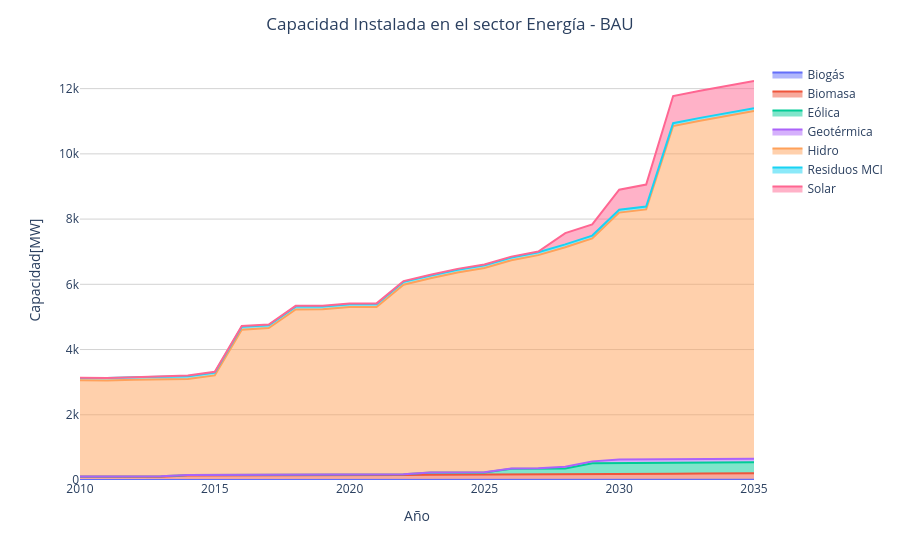
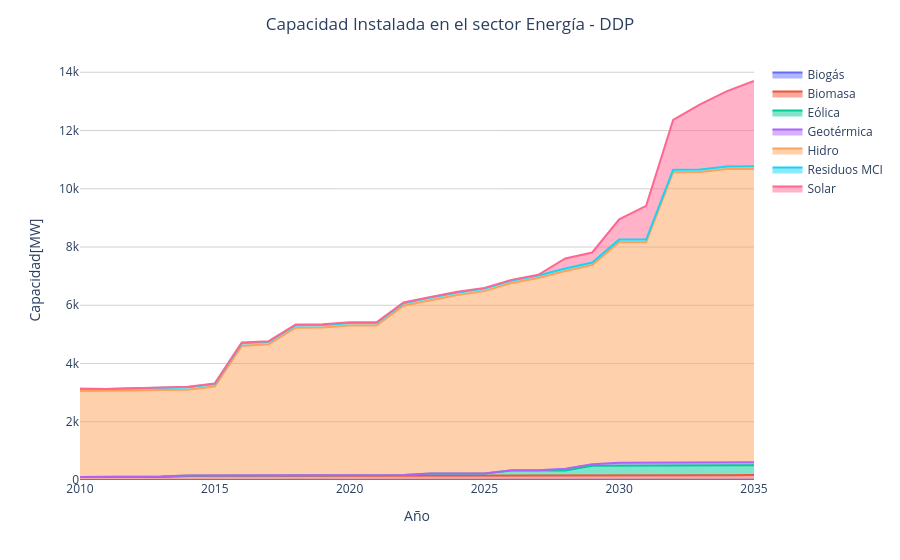
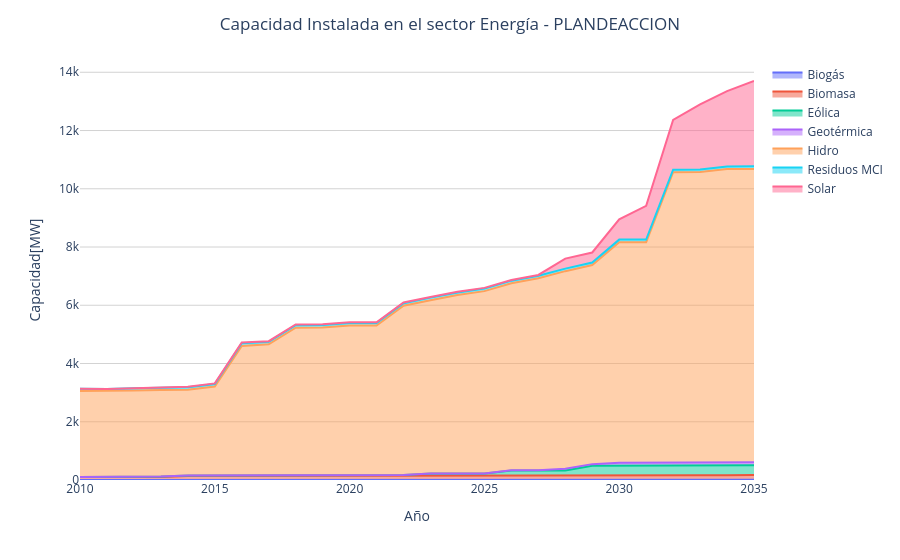

The cell these charts' notebook holds for them, in order:
### Code cell
for scenario in scenarios:
    draw_area_installed_capacity_chart(scenario)

### Figure 1 — Plotly figure (JSON) as saved in the notebook; plotly's stock layout.template omitted (floating-point values rounded to 4 significant figures)
{"data": [{"fillpattern": {"shape": ""}, "hovertemplate": "\n    <span>Año:</span> <b>%{x}</b>\n    <span>Capacidad:</span> <b>%{y:.3f}</b>\n    ", "legendgroup": "Biogás", "line": {"color": "#636efa"}, "marker": {"symbol": "circle"}, "mode": "lines", "name": "Biogás", "orientation": "v", "showlegend": true, "stackgroup": "1", "type": "scatter", "x": [2010, 2011, 2012, 2013, 2014, 2015, 2016, 2017, 2018, 2019, 2020, 2021, 2022, 2023, 2024, 2025, 2026, 2027, 2028, 2029, 2030, 2031, 2032, 2033, 2034, 2035], "xaxis": "x", "y": [0.0, 0.0, 0.0, 0.0, 0.0, 0.0, 1.8, 6.5, 7.3, 7.3, 7.3, 8.239, 8.239, 8.239, 8.239, 8.239, 8.239, 8.239, 8.239, 8.239, 8.239, 8.256, 8.487, 8.732, 8.963, 9.172], "yaxis": "y"}, {"fillpattern": {"shape": ""}, "hovertemplate": "\n    <span>Año:</span> <b>%{x}</b>\n    <span>Capacidad:</span> <b>%{y:.3f}</b>\n    ", "legendgroup": "Biomasa", "line": {"color": "#EF553B"}, "marker": {"symbol": "circle"}, "mode": "lines", "name": "Biomasa", "orientation": "v", "showlegend": true, "stackgroup": "1", "type": "scatter", "x": [2010, 2011, 2012, 2013, 2014, 2015, 2016, 2017, 2018, 2019, 2020, 2021, 2022, 2023, 2024, 2025, 2026, 2027, 2028, 2029, 2030, 2031, 2032, 2033, 2034, 2035], "xaxis": "x", "y": [102.3, 102.3, 102.3, 102.3, 137.4, 137.4, 137.4, 137.4, 145.3, 145.3, 145.3, 145.3, 148.8, 153.5, 154.6, 158.8, 163.0, 168.0, 168.0, 171.6, 176.3, 179.4, 184.4, 189.7, 194.7, 199.2], "yaxis": "y"}, {"fillpattern": {"shape": ""}, "hovertemplate": "\n    <span>Año:</span> <b>%{x}</b>\n    <span>Capacidad:</span> <b>%{y:.3f}</b>\n    ", "legendgroup": "Eólica", "line": {"color": "#00cc96"}, "marker": {"symbol": "circle"}, "mode": "lines", "name": "Eólica", "orientation": "v", "showlegend": true, "stackgroup": "1", "type": "scatter", "x": [2010, 2011, 2012, 2013, 2014, 2015, 2016, 2017, 2018, 2019, 2020, 2021, 2022, 2023, 2024, 2025, 2026, 2027, 2028, 2029, 2030, 2031, 2032, 2033, 2034, 2035], "xaxis": "x", "y": [1.9, 1.9, 1.9, 15.3, 16.5, 16.5, 16.5, 16.5, 16.5, 16.5, 16.5, 16.5, 16.5, 66.5, 66.5, 66.5, 176.5, 176.5, 176.5, 336.5, 336.5, 336.5, 336.5, 336.5, 336.5, 336.5], "yaxis": "y"}, {"fillpattern": {"shape": ""}, "hovertemplate": "\n    <span>Año:</span> <b>%{x}</b>\n    <span>Capacidad:</span> <b>%{y:.3f}</b>\n    ", "legendgroup": "Geotérmica", "line": {"color": "#ab63fa"}, "marker": {"symbol": "circle"}, "mode": "lines", "name": "Geotérmica", "orientation": "v", "showlegend": true, "stackgroup": "1", "type": "scatter", "x": [2010, 2011, 2012, 2013, 2014, 2015, 2016, 2017, 2018, 2019, 2020, 2021, 2022, 2023, 2024, 2025, 2026, 2027, 2028, 2029, 2030, 2031, 2032, 2033, 2034, 2035], "xaxis": "x", "y": [0.0, 0.0, 0.0, 0.0, 0.0, 0.0, 0.0, 0.0, 0.0, 0.0, 0.0, 0.0, 0.0, 0.0, 0.0, 5.0, 5.0, 5.0, 55.0, 55.0, 105.0, 105.0, 105.0, 105.0, 105.0, 105.0], "yaxis": "y"}, {"fillpattern": {"shape": ""}, "hovertemplate": "\n    <span>Año:</span> <b>%{x}</b>\n    <span>Capacidad:</span> <b>%{y:.3f}</b>\n    ", "legendgroup": "Hidro", "line": {"color": "#FFA15A"}, "marker": {"symbol": "circle"}, "mode": "lines", "name": "Hidro", "orientation": "v", "showlegend": true, "stackgroup": "1", "type": "scatter", "x": [2010, 2011, 2012, 2013, 2014, 2015, 2016, 2017, 2018, 2019, 2020, 2021, 2022, 2023, 2024, 2025, 2026, 2027, 2028, 2029, 2030, 2031, 2032, 2033, 2034, 2035], "xaxis": "x", "y": [2954.0, 2949.0, 2969.0, 2970.0, 2944.0, 3054.0, 4450.0, 4497.0, 5060.0, 5065.0, 5134.0, 5134.0, 5815.0, 5955.0, 6133.0, 6260.0, 6385.0, 6538.0, 6730.0, 6836.0, 7573.0, 7667.0, 10220.0, 10380.0, 10530.0, 10660.0], "yaxis": "y"}, {"fillpattern": {"shape": ""}, "hovertemplate": "\n    <span>Año:</span> <b>%{x}</b>\n    <span>Capacidad:</span> <b>%{y:.3f}</b>\n    ", "legendgroup": "Residuos MCI", "line": {"color": "#19d3f3"}, "marker": {"symbol": "circle"}, "mode": "lines", "name": "Residuos MCI", "orientation": "v", "showlegend": true, "stackgroup": "1", "type": "scatter", "x": [2010, 2011, 2012, 2013, 2014, 2015, 2016, 2017, 2018, 2019, 2020, 2021, 2022, 2023, 2024, 2025, 2026, 2027, 2028, 2029, 2030, 2031, 2032, 2033, 2034, 2035], "xaxis": "x", "y": [71.2, 72.5, 78.7, 79.2, 83.9, 86.8, 91.4, 85.0, 86.6, 86.6, 86.6, 86.6, 86.6, 86.6, 86.6, 86.6, 86.6, 86.6, 86.6, 86.6, 86.6, 86.6, 86.6, 86.6, 86.6, 86.6], "yaxis": "y"}, {"fillpattern": {"shape": ""}, "hovertemplate": "\n    <span>Año:</span> <b>%{x}</b>\n    <span>Capacidad:</span> <b>%{y:.3f}</b>\n    ", "legendgroup": "Solar", "line": {"color": "#FF6692"}, "marker": {"symbol": "circle"}, "mode": "lines", "name": "Solar", "orientation": "v", "showlegend": true, "stackgroup": "1", "type": "scatter", "x": [2010, 2011, 2012, 2013, 2014, 2015, 2016, 2017, 2018, 2019, 2020, 2021, 2022, 2023, 2024, 2025, 2026, 2027, 2028, 2029, 2030, 2031, 2032, 2033, 2034, 2035], "xaxis": "x", "y": [2.1, 2.1, 2.1, 17.2, 23.2, 22.5, 23.3, 23.3, 24.5, 24.5, 24.5, 24.5, 24.5, 24.5, 24.5, 24.5, 24.5, 24.5, 344.5, 344.5, 614.5, 674.5, 834.5, 834.5, 834.5, 834.5], "yaxis": "y"}], "layout": {"legend": {"title": {"text": ""}, "tracegroupgap": 0}, "margin": {"t": 60}, "plot_bgcolor": "white", "title": {"text": "Capacidad Instalada en el sector Energía - BAU", "x": 0.5}, "xaxis": {"anchor": "y", "domain": [0, 1], "title": {"text": "Año"}}, "yaxis": {"anchor": "x", "domain": [0, 1], "gridcolor": "lightgrey", "mirror": true, "showline": false, "title": {"text": "Capacidad[MW]"}}}}

### Figure 2 — Plotly figure (JSON) as saved in the notebook; plotly's stock layout.template omitted (floating-point values rounded to 4 significant figures)
{"data": [{"fillpattern": {"shape": ""}, "hovertemplate": "\n    <span>Año:</span> <b>%{x}</b>\n    <span>Capacidad:</span> <b>%{y:.3f}</b>\n    ", "legendgroup": "Biogás", "line": {"color": "#636efa"}, "marker": {"symbol": "circle"}, "mode": "lines", "name": "Biogás", "orientation": "v", "showlegend": true, "stackgroup": "1", "type": "scatter", "x": [2010, 2011, 2012, 2013, 2014, 2015, 2016, 2017, 2018, 2019, 2020, 2021, 2022, 2023, 2024, 2025, 2026, 2027, 2028, 2029, 2030, 2031, 2032, 2033, 2034, 2035], "xaxis": "x", "y": [0.0, 0.0, 0.0, 0.0, 0.0, 0.0, 1.8, 6.5, 7.3, 7.3, 7.3, 8.239, 8.239, 8.239, 8.239, 8.239, 8.239, 8.239, 8.239, 8.239, 8.239, 8.256, 8.487, 8.732, 8.963, 9.172], "yaxis": "y"}, {"fillpattern": {"shape": ""}, "hovertemplate": "\n    <span>Año:</span> <b>%{x}</b>\n    <span>Capacidad:</span> <b>%{y:.3f}</b>\n    ", "legendgroup": "Biomasa", "line": {"color": "#EF553B"}, "marker": {"symbol": "circle"}, "mode": "lines", "name": "Biomasa", "orientation": "v", "showlegend": true, "stackgroup": "1", "type": "scatter", "x": [2010, 2011, 2012, 2013, 2014, 2015, 2016, 2017, 2018, 2019, 2020, 2021, 2022, 2023, 2024, 2025, 2026, 2027, 2028, 2029, 2030, 2031, 2032, 2033, 2034, 2035], "xaxis": "x", "y": [102.3, 102.3, 102.3, 102.3, 137.4, 137.4, 137.4, 137.4, 145.3, 145.3, 145.3, 145.3, 145.3, 145.3, 145.3, 145.3, 145.3, 145.3, 145.3, 145.3, 145.3, 145.3, 147.8, 152.0, 156.0, 159.6], "yaxis": "y"}, {"fillpattern": {"shape": ""}, "hovertemplate": "\n    <span>Año:</span> <b>%{x}</b>\n    <span>Capacidad:</span> <b>%{y:.3f}</b>\n    ", "legendgroup": "Eólica", "line": {"color": "#00cc96"}, "marker": {"symbol": "circle"}, "mode": "lines", "name": "Eólica", "orientation": "v", "showlegend": true, "stackgroup": "1", "type": "scatter", "x": [2010, 2011, 2012, 2013, 2014, 2015, 2016, 2017, 2018, 2019, 2020, 2021, 2022, 2023, 2024, 2025, 2026, 2027, 2028, 2029, 2030, 2031, 2032, 2033, 2034, 2035], "xaxis": "x", "y": [1.9, 1.9, 1.9, 15.3, 16.5, 16.5, 16.5, 16.5, 16.5, 16.5, 16.5, 16.5, 16.5, 66.5, 66.5, 66.5, 176.5, 176.5, 176.5, 336.5, 336.5, 336.5, 336.5, 336.5, 336.5, 336.5], "yaxis": "y"}, {"fillpattern": {"shape": ""}, "hovertemplate": "\n    <span>Año:</span> <b>%{x}</b>\n    <span>Capacidad:</span> <b>%{y:.3f}</b>\n    ", "legendgroup": "Geotérmica", "line": {"color": "#ab63fa"}, "marker": {"symbol": "circle"}, "mode": "lines", "name": "Geotérmica", "orientation": "v", "showlegend": true, "stackgroup": "1", "type": "scatter", "x": [2010, 2011, 2012, 2013, 2014, 2015, 2016, 2017, 2018, 2019, 2020, 2021, 2022, 2023, 2024, 2025, 2026, 2027, 2028, 2029, 2030, 2031, 2032, 2033, 2034, 2035], "xaxis": "x", "y": [0.0, 0.0, 0.0, 0.0, 0.0, 0.0, 0.0, 0.0, 0.0, 0.0, 0.0, 0.0, 0.0, 0.0, 0.0, 5.0, 5.0, 5.0, 55.0, 55.0, 105.0, 105.0, 105.0, 105.0, 105.0, 105.0], "yaxis": "y"}, {"fillpattern": {"shape": ""}, "hovertemplate": "\n    <span>Año:</span> <b>%{x}</b>\n    <span>Capacidad:</span> <b>%{y:.3f}</b>\n    ", "legendgroup": "Hidro", "line": {"color": "#FFA15A"}, "marker": {"symbol": "circle"}, "mode": "lines", "name": "Hidro", "orientation": "v", "showlegend": true, "stackgroup": "1", "type": "scatter", "x": [2010, 2011, 2012, 2013, 2014, 2015, 2016, 2017, 2018, 2019, 2020, 2021, 2022, 2023, 2024, 2025, 2026, 2027, 2028, 2029, 2030, 2031, 2032, 2033, 2034, 2035], "xaxis": "x", "y": [2954.0, 2949.0, 2969.0, 2969.0, 2944.0, 3054.0, 4450.0, 4497.0, 5060.0, 5065.0, 5134.0, 5134.0, 5815.0, 5955.0, 6133.0, 6260.0, 6427.0, 6602.0, 6791.0, 6836.0, 7573.0, 7573.0, 9973.0, 9973.0, 10070.0, 10070.0], "yaxis": "y"}, {"fillpattern": {"shape": ""}, "hovertemplate": "\n    <span>Año:</span> <b>%{x}</b>\n    <span>Capacidad:</span> <b>%{y:.3f}</b>\n    ", "legendgroup": "Residuos MCI", "line": {"color": "#19d3f3"}, "marker": {"symbol": "circle"}, "mode": "lines", "name": "Residuos MCI", "orientation": "v", "showlegend": true, "stackgroup": "1", "type": "scatter", "x": [2010, 2011, 2012, 2013, 2014, 2015, 2016, 2017, 2018, 2019, 2020, 2021, 2022, 2023, 2024, 2025, 2026, 2027, 2028, 2029, 2030, 2031, 2032, 2033, 2034, 2035], "xaxis": "x", "y": [71.2, 72.5, 78.7, 79.2, 83.9, 86.8, 91.4, 85.0, 86.6, 86.6, 86.6, 86.6, 86.6, 86.6, 86.6, 86.6, 86.6, 86.6, 86.6, 86.6, 86.6, 86.6, 86.6, 86.6, 86.6, 86.6], "yaxis": "y"}, {"fillpattern": {"shape": ""}, "hovertemplate": "\n    <span>Año:</span> <b>%{x}</b>\n    <span>Capacidad:</span> <b>%{y:.3f}</b>\n    ", "legendgroup": "Solar", "line": {"color": "#FF6692"}, "marker": {"symbol": "circle"}, "mode": "lines", "name": "Solar", "orientation": "v", "showlegend": true, "stackgroup": "1", "type": "scatter", "x": [2010, 2011, 2012, 2013, 2014, 2015, 2016, 2017, 2018, 2019, 2020, 2021, 2022, 2023, 2024, 2025, 2026, 2027, 2028, 2029, 2030, 2031, 2032, 2033, 2034, 2035], "xaxis": "x", "y": [2.1, 2.1, 2.1, 17.2, 23.2, 22.5, 23.3, 23.3, 24.5, 24.5, 24.5, 24.5, 24.5, 24.5, 24.5, 24.5, 24.5, 24.5, 344.5, 344.5, 695.9, 1160.0, 1705.0, 2236.0, 2588.0, 2931.0], "yaxis": "y"}], "layout": {"legend": {"title": {"text": ""}, "tracegroupgap": 0}, "margin": {"t": 60}, "plot_bgcolor": "white", "title": {"text": "Capacidad Instalada en el sector Energía - DDP", "x": 0.5}, "xaxis": {"anchor": "y", "domain": [0, 1], "title": {"text": "Año"}}, "yaxis": {"anchor": "x", "domain": [0, 1], "gridcolor": "lightgrey", "mirror": true, "showline": false, "title": {"text": "Capacidad[MW]"}}}}

### Figure 3 — Plotly figure (JSON) as saved in the notebook; plotly's stock layout.template omitted (floating-point values rounded to 4 significant figures)
{"data": [{"fillpattern": {"shape": ""}, "hovertemplate": "\n    <span>Año:</span> <b>%{x}</b>\n    <span>Capacidad:</span> <b>%{y:.3f}</b>\n    ", "legendgroup": "Biogás", "line": {"color": "#636efa"}, "marker": {"symbol": "circle"}, "mode": "lines", "name": "Biogás", "orientation": "v", "showlegend": true, "stackgroup": "1", "type": "scatter", "x": [2010, 2011, 2012, 2013, 2014, 2015, 2016, 2017, 2018, 2019, 2020, 2021, 2022, 2023, 2024, 2025, 2026, 2027, 2028, 2029, 2030, 2031, 2032, 2033, 2034, 2035], "xaxis": "x", "y": [0.0, 0.0, 0.0, 0.0, 0.0, 0.0, 1.8, 6.5, 7.3, 7.3, 7.3, 8.239, 8.239, 8.239, 8.239, 8.239, 8.239, 8.239, 8.239, 8.239, 8.239, 8.256, 8.487, 8.732, 8.963, 9.172], "yaxis": "y"}, {"fillpattern": {"shape": ""}, "hovertemplate": "\n    <span>Año:</span> <b>%{x}</b>\n    <span>Capacidad:</span> <b>%{y:.3f}</b>\n    ", "legendgroup": "Biomasa", "line": {"color": "#EF553B"}, "marker": {"symbol": "circle"}, "mode": "lines", "name": "Biomasa", "orientation": "v", "showlegend": true, "stackgroup": "1", "type": "scatter", "x": [2010, 2011, 2012, 2013, 2014, 2015, 2016, 2017, 2018, 2019, 2020, 2021, 2022, 2023, 2024, 2025, 2026, 2027, 2028, 2029, 2030, 2031, 2032, 2033, 2034, 2035], "xaxis": "x", "y": [102.3, 102.3, 102.3, 102.3, 137.4, 137.4, 137.4, 137.4, 145.3, 145.3, 145.3, 145.3, 145.3, 145.3, 145.3, 145.3, 145.3, 145.3, 145.3, 145.3, 145.3, 145.3, 147.8, 152.0, 156.0, 159.6], "yaxis": "y"}, {"fillpattern": {"shape": ""}, "hovertemplate": "\n    <span>Año:</span> <b>%{x}</b>\n    <span>Capacidad:</span> <b>%{y:.3f}</b>\n    ", "legendgroup": "Eólica", "line": {"color": "#00cc96"}, "marker": {"symbol": "circle"}, "mode": "lines", "name": "Eólica", "orientation": "v", "showlegend": true, "stackgroup": "1", "type": "scatter", "x": [2010, 2011, 2012, 2013, 2014, 2015, 2016, 2017, 2018, 2019, 2020, 2021, 2022, 2023, 2024, 2025, 2026, 2027, 2028, 2029, 2030, 2031, 2032, 2033, 2034, 2035], "xaxis": "x", "y": [1.9, 1.9, 1.9, 15.3, 16.5, 16.5, 16.5, 16.5, 16.5, 16.5, 16.5, 16.5, 16.5, 66.5, 66.5, 66.5, 176.5, 176.5, 176.5, 336.5, 336.5, 336.5, 336.5, 336.5, 336.5, 336.5], "yaxis": "y"}, {"fillpattern": {"shape": ""}, "hovertemplate": "\n    <span>Año:</span> <b>%{x}</b>\n    <span>Capacidad:</span> <b>%{y:.3f}</b>\n    ", "legendgroup": "Geotérmica", "line": {"color": "#ab63fa"}, "marker": {"symbol": "circle"}, "mode": "lines", "name": "Geotérmica", "orientation": "v", "showlegend": true, "stackgroup": "1", "type": "scatter", "x": [2010, 2011, 2012, 2013, 2014, 2015, 2016, 2017, 2018, 2019, 2020, 2021, 2022, 2023, 2024, 2025, 2026, 2027, 2028, 2029, 2030, 2031, 2032, 2033, 2034, 2035], "xaxis": "x", "y": [0.0, 0.0, 0.0, 0.0, 0.0, 0.0, 0.0, 0.0, 0.0, 0.0, 0.0, 0.0, 0.0, 0.0, 0.0, 5.0, 5.0, 5.0, 55.0, 55.0, 105.0, 105.0, 105.0, 105.0, 105.0, 105.0], "yaxis": "y"}, {"fillpattern": {"shape": ""}, "hovertemplate": "\n    <span>Año:</span> <b>%{x}</b>\n    <span>Capacidad:</span> <b>%{y:.3f}</b>\n    ", "legendgroup": "Hidro", "line": {"color": "#FFA15A"}, "marker": {"symbol": "circle"}, "mode": "lines", "name": "Hidro", "orientation": "v", "showlegend": true, "stackgroup": "1", "type": "scatter", "x": [2010, 2011, 2012, 2013, 2014, 2015, 2016, 2017, 2018, 2019, 2020, 2021, 2022, 2023, 2024, 2025, 2026, 2027, 2028, 2029, 2030, 2031, 2032, 2033, 2034, 2035], "xaxis": "x", "y": [2954.0, 2949.0, 2969.0, 2969.0, 2944.0, 3054.0, 4450.0, 4497.0, 5060.0, 5065.0, 5134.0, 5134.0, 5815.0, 5955.0, 6133.0, 6260.0, 6423.0, 6594.0, 6786.0, 6836.0, 7573.0, 7573.0, 9973.0, 9973.0, 10070.0, 10070.0], "yaxis": "y"}, {"fillpattern": {"shape": ""}, "hovertemplate": "\n    <span>Año:</span> <b>%{x}</b>\n    <span>Capacidad:</span> <b>%{y:.3f}</b>\n    ", "legendgroup": "Residuos MCI", "line": {"color": "#19d3f3"}, "marker": {"symbol": "circle"}, "mode": "lines", "name": "Residuos MCI", "orientation": "v", "showlegend": true, "stackgroup": "1", "type": "scatter", "x": [2010, 2011, 2012, 2013, 2014, 2015, 2016, 2017, 2018, 2019, 2020, 2021, 2022, 2023, 2024, 2025, 2026, 2027, 2028, 2029, 2030, 2031, 2032, 2033, 2034, 2035], "xaxis": "x", "y": [71.2, 72.5, 78.7, 79.2, 83.9, 86.8, 91.4, 85.0, 86.6, 86.6, 86.6, 86.6, 86.6, 86.6, 86.6, 86.6, 86.6, 86.6, 86.6, 86.6, 86.6, 86.6, 86.6, 86.6, 86.6, 86.6], "yaxis": "y"}, {"fillpattern": {"shape": ""}, "hovertemplate": "\n    <span>Año:</span> <b>%{x}</b>\n    <span>Capacidad:</span> <b>%{y:.3f}</b>\n    ", "legendgroup": "Solar", "line": {"color": "#FF6692"}, "marker": {"symbol": "circle"}, "mode": "lines", "name": "Solar", "orientation": "v", "showlegend": true, "stackgroup": "1", "type": "scatter", "x": [2010, 2011, 2012, 2013, 2014, 2015, 2016, 2017, 2018, 2019, 2020, 2021, 2022, 2023, 2024, 2025, 2026, 2027, 2028, 2029, 2030, 2031, 2032, 2033, 2034, 2035], "xaxis": "x", "y": [2.1, 2.1, 2.1, 17.2, 23.2, 22.5, 23.3, 23.3, 24.5, 24.5, 24.5, 24.5, 24.5, 24.5, 24.5, 24.5, 24.5, 24.5, 344.5, 344.5, 695.9, 1160.0, 1705.0, 2236.0, 2588.0, 2931.0], "yaxis": "y"}], "layout": {"legend": {"title": {"text": ""}, "tracegroupgap": 0}, "margin": {"t": 60}, "plot_bgcolor": "white", "title": {"text": "Capacidad Instalada en el sector Energía - PLANDEACCION", "x": 0.5}, "xaxis": {"anchor": "y", "domain": [0, 1], "title": {"text": "Año"}}, "yaxis": {"anchor": "x", "domain": [0, 1], "gridcolor": "lightgrey", "mirror": true, "showline": false, "title": {"text": "Capacidad[MW]"}}}}
